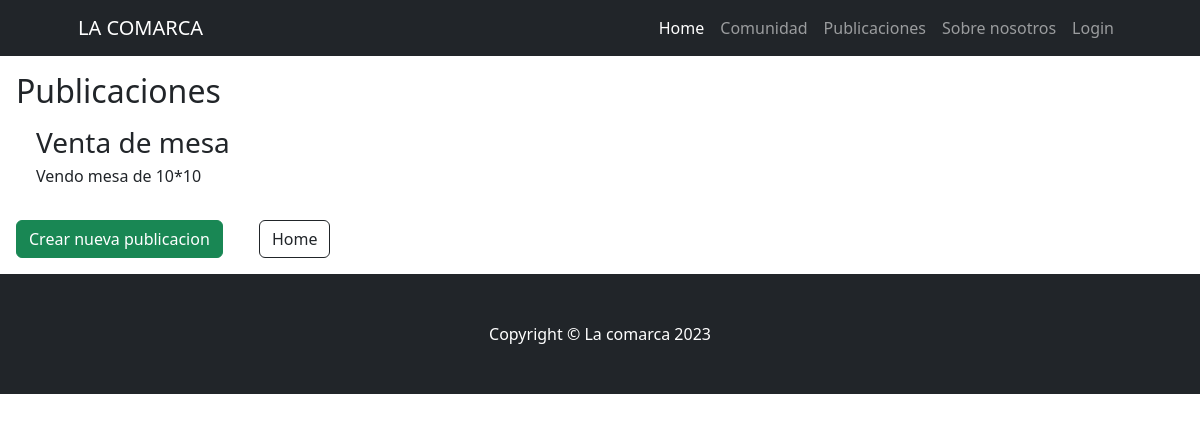
Before: /publicaciones/ with the older database file.
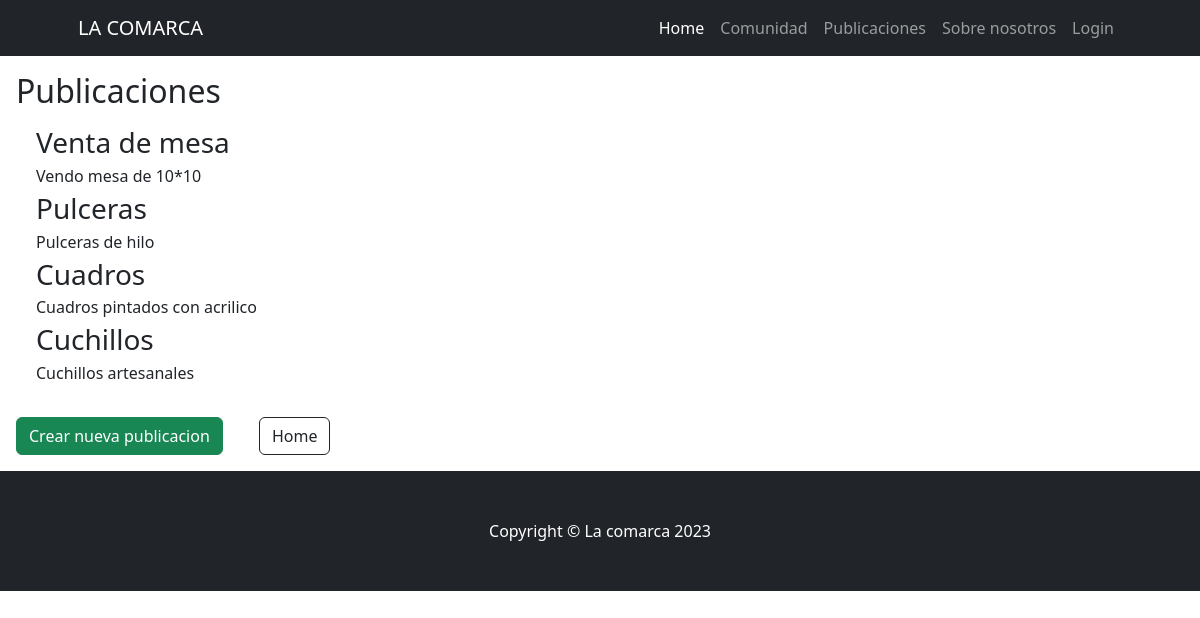
After: the same page with the newer database file.
### publicaciones/models.py (models this page shows, shortened)
class Publicaciones(models.Model):
    titulo = models.CharField(max_length=30)
    descripcion = models.CharField(max_length=300)
    cantidad = models.IntegerField(null=True)
    precio = models.DecimalField(max_digits=5,decimal_places=2,null=True)
    email_contacto = models.EmailField(null=True)
    telefono_contacto = models.IntegerField(null=True)

### publicaciones/views.py (the view)
# urls.py: path("", views.index, name="index"),
def index(request):
    publicacion = models.Publicaciones.objects.all()
    return render(request, "publicaciones/index.html", {"publicaciones":publicacion})

### publicaciones/templates/publicaciones/index.html (shortened to what this page needs)
{% extends 'home/base.html' %}
    {% block content %}
    </html>
    <body>
        <h2 class="m-3 ">Publicaciones</h2>
        <ul>
            {% for publicacion in publicaciones %}
                <h3 class="m-1 ">{{publicacion.titulo}}</h3>
                <p class="m-1 ">{{publicacion.descripcion}}</p>
            {% endfor %}
        </ul>
        <a class="btn btn-success m-3" href="{% url 'publicaciones:crear_publicacion' %}">Crear nueva publicacion</a>
        <a class="btn btn-outline-dark m-3 m-3" href="{% url 'home:index' %}">Home</a>
    </body>
    </html>
    {% endblock content %}

Changed rows visible on the page:
added Publicaciones: titulo "Pulceras", descripcion "Pulceras de hilo"
added Publicaciones: titulo "Cuadros", descripcion "Cuadros pintados con acrilico"
added Publicaciones: titulo "Cuchillos", descripcion "Cuchillos artesanales"
